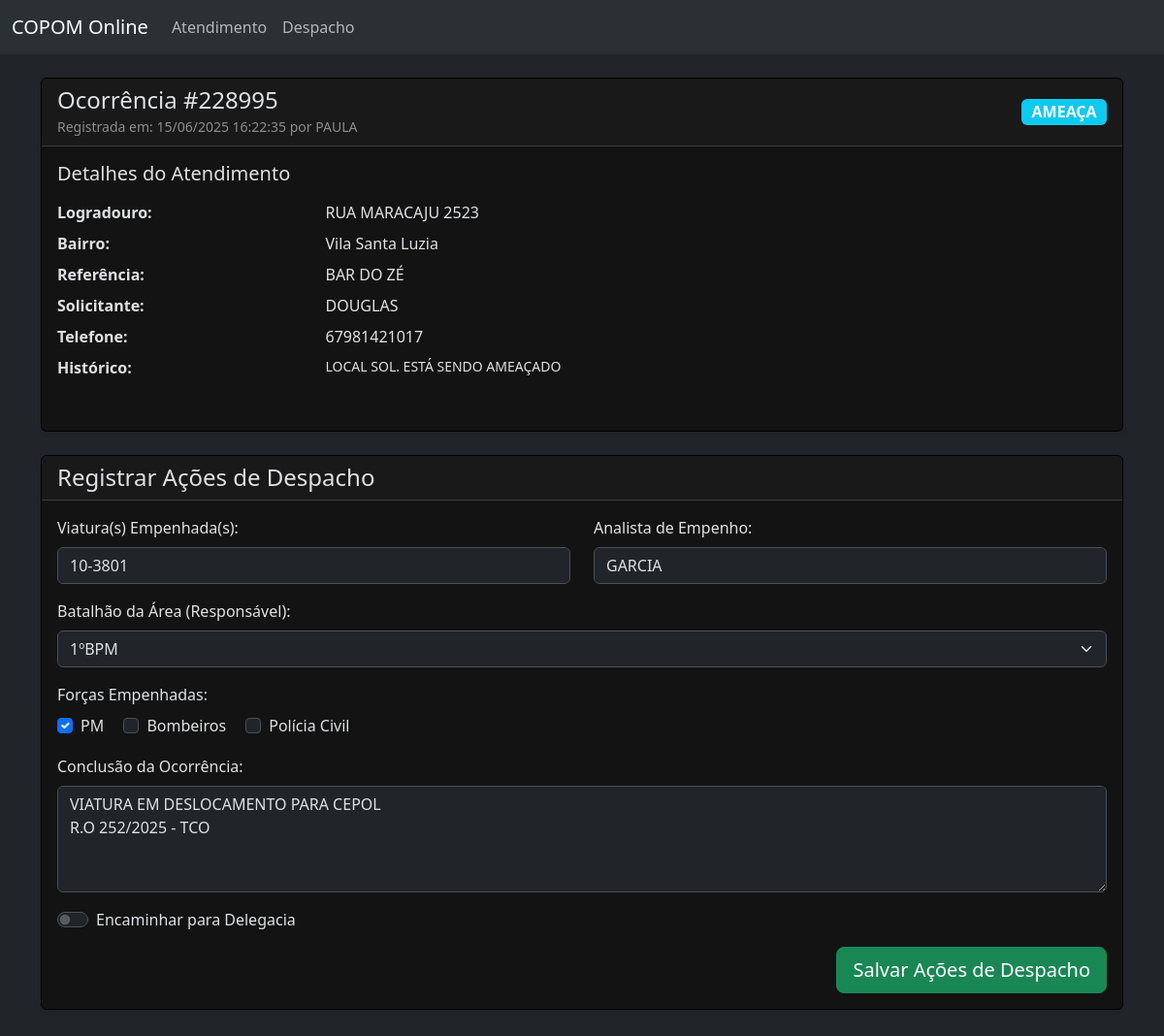
Screenshot of /ocorrencia_despacho/2 with the database file from the repository.
### app/models.py (models this page shows)
class Ocorrencia(Base):
    __tablename__ = "ocorrencias"
    id = Column(Integer, primary_key=True, index=True)
    data_registro = Column(DateTime(timezone=True), server_default=func.now())
    protocolo = Column(String(10), unique=True, index=True, nullable=False)
    logradouro = Column(String(255), nullable=False)
    bairro = Column(String(100), nullable=True)
    referencia = Column(String(255), nullable=True)
    solicitante = Column(String(150), nullable=True)
    fato = Column(String(150), nullable=False)
    telefone = Column(String(20), nullable=False)
    atendente = Column(String(100), nullable=False)
    empenho_pm = Column(Boolean, default=False)
    empenho_bm = Column(Boolean, default=False)
    empenho_pc = Column(Boolean, default=False)
    viatura = Column(String(100), nullable=True)
    hora_visualizacao = Column(DateTime(timezone=True), nullable=True)
    analista_empenho = Column(String(100), nullable=True)
    para_delegacia = Column(Boolean, default=False, nullable=False)
    delegacia_destino = Column(String(100), nullable=True)
    batalhao_area = Column(String(50), nullable=True)
    historico = Column(Text, nullable=False)
    conclusao = Column(Text, nullable=True)
    hora_conclusao = Column(DateTime(timezone=True), nullable=True)
    historico_delegacia_flag = Column(Boolean, default=False)
    historico_delegacia_nome = Column(String(100), nullable=True)

### app/main.py (the view)
@app.get("/ocorrencia_despacho/{ocorrencia_id}", response_class=HTMLResponse)
async def pagina_detalhe_ocorrencia(request: Request, ocorrencia_id: int, db: Session = Depends(get_db)):
    db_ocorrencia = crud.get_ocorrencia(db, ocorrencia_id=ocorrencia_id)
    if db_ocorrencia is None:
        raise HTTPException(status_code=404, detail="Ocorrência não encontrada")
    return templates.TemplateResponse("despacho_detalhe.html", {"request": request, "ocorrencia": db_ocorrencia})

### templates/despacho_detalhe.html (shortened to what this page needs)
{% extends "base.html" %}
{% block content %}
    <div class="card shadow-sm mb-4">
        <div class="card-header d-flex justify-content-between align-items-center">
            <div>
                <h4 class="mb-0">Ocorrência #{{ ocorrencia.protocolo }}</h4>
                <small class="text-white-50">Registrada em: {{ to_local(ocorrencia.data_registro) }} por {{ ocorrencia.atendente }}</small>
            </div>
            <span class="badge bg-info fs-6">{{ ocorrencia.fato }}</span>
        </div>
        <div class="card-body">
            <h5 class="card-title">Detalhes do Atendimento</h5>
            <dl class="row mt-3">
                <dt class="col-sm-3">Logradouro:</dt>
                <dd class="col-sm-9">{{ ocorrencia.logradouro }}</dd>
                <dt class="col-sm-3">Bairro:</dt>
                <dd class="col-sm-9">{{ ocorrencia.bairro or 'Não informado' }}</dd>
                <dt class="col-sm-3">Referência:</dt>
                <dd class="col-sm-9">{{ ocorrencia.referencia or 'Não informado' }}</dd>
                <dt class="col-sm-3">Solicitante:</dt>
                <dd class="col-sm-9">{{ ocorrencia.solicitante or 'Não informado' }}</dd>
                <dt class="col-sm-3">Telefone:</dt>
                <dd class="col-sm-9">{{ ocorrencia.telefone }}</dd>
                <dt class="col-sm-3">Histórico:</dt>
                <dd class="col-sm-9"><pre style="white-space: pre-wrap; font-family: inherit;">{{ ocorrencia.historico }}</pre></dd>
            </dl>
        </div>
    </div>
    <div class="card shadow-sm mb-5">
        <div class="card-header">
            <h4 class="mb-0">Registrar Ações de Despacho</h4>
        </div>
        <div class="card-body">
            <form action="/ocorrencia_despacho/{{ ocorrencia.id }}/update" method="post">
    <div class="row">
        <div class="col-md-6 mb-3">
            <label for="viatura" class="form-label">Viatura(s) Empenhada(s):</label>
            <input type="text" class="form-control" id="viatura" name="viatura" value="{{ ocorrencia.viatura or '' }}" placeholder="Ex: VTR-1501">
        </div>
        <div class="col-md-6 mb-3">
            <label for="analista_empenho" class="form-label">Analista de Empenho:</label>
            <input type="text" class="form-control" id="analista_empenho" name="analista_empenho" value="{{ ocorrencia.analista_empenho or '' }}">
        </div>
    </div>
    <div class="mb-3">
        <label for="batalhao_area" class="form-label">Batalhão da Área (Responsável):</label>
        <select class="form-select" id="batalhao_area" name="batalhao_area">
            <option value="1ºBPM" {% if ocorrencia.batalhao_area == '1ºBPM' %}selected{% endif %}>1ºBPM</option>
        </select>
    </div>
    <div class="mb-3">
        <label class="form-label d-block">Forças Empenhadas:</label>
        <div class="form-check form-check-inline">
            <input class="form-check-input" type="checkbox" name="empenho_pm" value="true" id="empenho_pm_despacho" {% if ocorrencia.empenho_pm %}checked{% endif %}>
            <label class="form-check-label" for="empenho_pm_despacho">PM</label>
        </div>
        <div class="form-check form-check-inline">
            <input class="form-check-input" type="checkbox" name="empenho_bm" value="true" id="empenho_bm_despacho" {% if ocorrencia.empenho_bm %}checked{% endif %}>
            <label class="form-check-label" for="empenho_bm_despacho">Bombeiros</label>
        </div>
        <div class="form-check form-check-inline">
            <input class="form-check-input" type="checkbox" name="empenho_pc" value="true" id="empenho_pc_despacho" {% if ocorrencia.empenho_pc %}checked{% endif %}>
            <label class="form-check-label" for="empenho_pc_despacho">Polícia Civil</label>
        </div>
    </div>
    <div class="mb-3">
        <label for="conclusao" class="form-label">Conclusão da Ocorrência:</label>
        <textarea class="form-control" id="conclusao" name="conclusao" rows="4" placeholder="Descreva a conclusão, se houver.">{{ ocorrencia.conclusao or '' }}</textarea>
    </div>
    <div class="form-check form-switch my-3">
        <input class="form-check-input" type="checkbox" role="switch" id="para_delegacia" name="para_delegacia" value="true" {% if ocorrencia.para_delegacia %}checked{% endif %}>
        <label class="form-check-label" for="para_delegacia">Encaminhar para Delegacia</label>
    </div>
    <div class="text-end">
        <button type="submit" class="btn btn-success btn-lg">Salvar Ações de Despacho</button>
    </div>
</form>
        </div>
    </div>
{% endblock %}

### templates/base.html (style rules this page uses)
body { background-image: url('/static/images/fundo.jpg'); background-size: cover; background-position: center center; background-repeat: no-repeat; background-attachment: fixed; }
.card { background-color: #131313; border: 1px solid #000000; }

### rows the page displays
Ocorrencia: protocolo "228995", data_registro "15/06/2025 16:22:35", atendente "PAULA", fato "AMEAÇA", logradouro "RUA MARACAJU 2523", bairro "Vila Santa Luzia", referencia "BAR DO ZÉ", solicitante "DOUGLAS", telefone "67981421017", historico "LOCAL SOL. ESTÁ SENDO AMEAÇADO", viatura "10-3801", analista_empenho "GARCIA", batalhao_area "1ºBPM", empenho_pm "☑", conclusao "VIATURA EM DESLOCAMENTO PARA CEPOL R.O 252/2025 - TCO"
